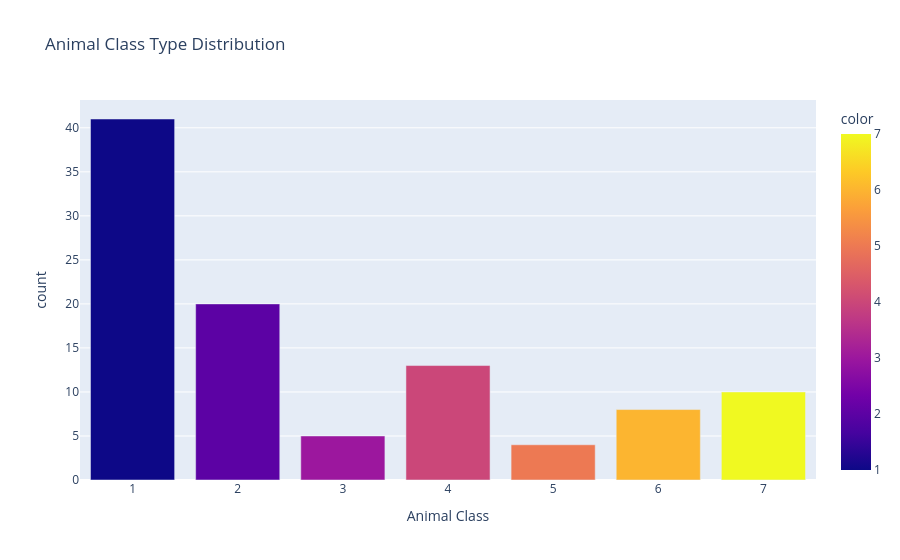

Notebook source saved alongside this figure:
### Code cell
x = data['type'].value_counts().index.tolist()
y = data['type'].value_counts().tolist()

fig = px.bar(x=x, y=y, color=x, title="Animal Class Type Distribution",
             labels={
                'x': 'Animal Class',
                'y': 'count'
                },)
fig.show()

### Figure 1 — Plotly figure (JSON) as saved in the notebook; plotly's stock layout.template omitted (floating-point values rounded to 4 significant figures)
{"data": [{"alignmentgroup": "True", "hovertemplate": "Animal Class=%{x}<br>count=%{y}<br>color=%{marker.color}<extra></extra>", "legendgroup": "", "marker": {"color": [1, 2, 4, 7, 6, 3, 5], "coloraxis": "coloraxis", "pattern": {"shape": ""}}, "name": "", "offsetgroup": "", "orientation": "v", "showlegend": false, "textposition": "auto", "type": "bar", "x": [1, 2, 4, 7, 6, 3, 5], "xaxis": "x", "y": [41, 20, 13, 10, 8, 5, 4], "yaxis": "y"}], "layout": {"autosize": true, "barmode": "relative", "coloraxis": {"colorbar": {"title": {"text": "color"}}, "colorscale": [[0, "#0d0887"], [0.1111, "#46039f"], [0.2222, "#7201a8"], [0.3333, "#9c179e"], [0.4444, "#bd3786"], [0.5556, "#d8576b"], [0.6667, "#ed7953"], [0.7778, "#fb9f3a"], [0.8889, "#fdca26"], [1, "#f0f921"]]}, "legend": {"tracegroupgap": 0}, "title": {"text": "Animal Class Type Distribution"}, "xaxis": {"anchor": "y", "autorange": true, "domain": [0, 1], "range": [0.5, 7.5], "title": {"text": "Animal Class"}, "type": "linear"}, "yaxis": {"anchor": "x", "autorange": true, "domain": [0, 1], "range": [0, 43.16], "title": {"text": "count"}, "type": "linear"}}}
